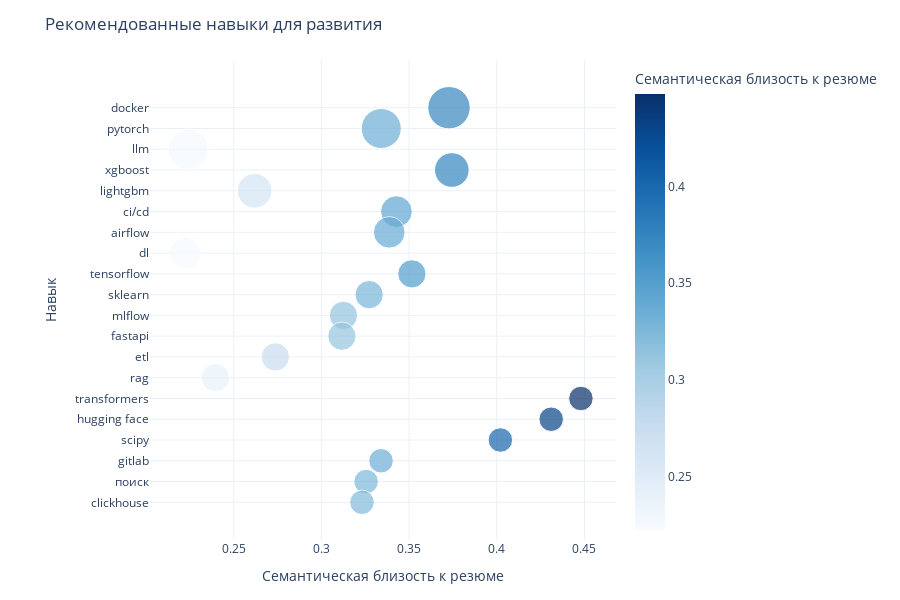

Here is the notebook cell this chart was saved with:
### Code cell
def plot_skill_recommendations_plotly(rec_df, top_n=20):
    """
    Красивый интерактивный график рекомендаций:
    - по оси Y — навыки
    - по оси X — семантическая близость к резюме
    - размер пузырька — частота навыка в похожих вакансиях
    - цвет — тоже похожесть (similarity)
    """
    if rec_df.empty:
        print("Нет рекомендаций для отображения.")
        return

    df = (
        rec_df
        .copy()
        .sort_values(["freq", "similarity"], ascending=[False, False])
        .head(top_n)
    )

    fig = px.scatter(
        df,
        x="similarity",
        y="skill",
        size="freq",
        color="similarity",
        size_max=30,
        color_continuous_scale="Blues",
        labels={
            "similarity": "Семантическая близость к резюме",
            "freq": "Частота в похожих вакансиях",
            "skill": "Навык",
        },
        title="Рекомендованные навыки для развития",
        hover_data={
            "freq": True,
            "similarity": ":.3f",
            "skill": False,  # skill и так по оси Y
        },
    )

    # Чтобы самые важные навыки были сверху
    fig.update_yaxes(categoryorder="array", categoryarray=df.sort_values(
        ["freq", "similarity"], ascending=[True, True]
    )["skill"].tolist())

    fig.update_layout(
        xaxis=dict(range=[df["similarity"].min() - 0.02,
                          df["similarity"].max() + 0.02]),
        template="plotly_white",
        height=600,
        margin=dict(l=150, r=40, t=60, b=60),
    )

    fig.show()

# Вызов функции
plot_skill_recommendations_plotly(rec_df, top_n=20)

### Figure 1 — Plotly figure (JSON) as saved in the notebook; plotly's stock layout.template omitted (floating-point values rounded to 4 significant figures)
{"data": [{"customdata": [[9], [8], [8], [6], [6], [5], [5], [5], [4], [4], [4], [4], [4], [4], [3], [3], [3], [3], [3], [3]], "hovertemplate": "Семантическая близость к резюме=%{marker.color:.3f}<br>Частота в похожих вакансиях=%{customdata[0]}<extra></extra>", "legendgroup": "", "marker": {"color": [0.3728, 0.3341, 0.2241, 0.3744, 0.2619, 0.3428, 0.3387, 0.2223, 0.3516, 0.3272, 0.3126, 0.3117, 0.2737, 0.2396, 0.448, 0.431, 0.4021, 0.334, 0.3255, 0.3232], "coloraxis": "coloraxis", "size": [9, 8, 8, 6, 6, 5, 5, 5, 4, 4, 4, 4, 4, 4, 3, 3, 3, 3, 3, 3], "sizemode": "area", "sizeref": 0.01, "symbol": "circle"}, "mode": "markers", "name": "", "orientation": "h", "showlegend": false, "x": [0.3728, 0.3341, 0.2241, 0.3744, 0.2619, 0.3428, 0.3387, 0.2223, 0.3516, 0.3272, 0.3126, 0.3117, 0.2737, 0.2396, 0.448, 0.431, 0.4021, 0.334, 0.3255, 0.3232], "xaxis": "x", "y": ["docker", "pytorch", "llm", "xgboost", "lightgbm", "ci/cd", "airflow", "dl", "tensorflow", "sklearn", "mlflow", "fastapi", "etl", "rag", "transformers", "hugging face", "scipy", "gitlab", "поиск", "clickhouse"], "yaxis": "y", "type": "scatter"}], "layout": {"xaxis": {"anchor": "y", "domain": [0.0, 1.0], "title": {"text": "Семантическая близость к резюме"}, "range": [0.2023, 0.468]}, "yaxis": {"anchor": "x", "domain": [0.0, 1.0], "title": {"text": "Навык"}, "categoryorder": "array", "categoryarray": ["clickhouse", "поиск", "gitlab", "scipy", "hugging face", "transformers", "rag", "etl", "fastapi", "mlflow", "sklearn", "tensorflow", "dl", "airflow", "ci/cd", "lightgbm", "xgboost", "llm", "pytorch", "docker"]}, "coloraxis": {"colorbar": {"title": {"text": "Семантическая близость к резюме"}}, "colorscale": [[0.0, "rgb(247,251,255)"], [0.125, "rgb(222,235,247)"], [0.25, "rgb(198,219,239)"], [0.375, "rgb(158,202,225)"], [0.5, "rgb(107,174,214)"], [0.625, "rgb(66,146,198)"], [0.75, "rgb(33,113,181)"], [0.875, "rgb(8,81,156)"], [1.0, "rgb(8,48,107)"]]}, "legend": {"tracegroupgap": 0, "itemsizing": "constant"}, "title": {"text": "Рекомендованные навыки для развития"}, "margin": {"l": 150, "r": 40, "t": 60, "b": 60}, "height": 600}}
